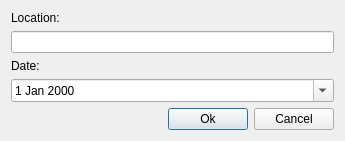
<?xml version="1.0" encoding="UTF-8"?>
<ui version="4.0">
 <class>AddDeliveryDialog</class>
 <widget class="QDialog" name="AddDeliveryDialog">
  <property name="geometry">
   <rect>
    <x>0</x>
    <y>0</y>
    <width>345</width>
    <height>131</height>
   </rect>
  </property>
  <property name="windowTitle">
   <string>Register delivery</string>
  </property>
  <layout class="QGridLayout" name="gridLayout">
   <item row="0" column="0">
    <widget class="QLabel" name="lblLocation">
     <property name="text">
      <string>Location:</string>
     </property>
    </widget>
   </item>
   <item row="1" column="0" colspan="3">
    <widget class="QLineEdit" name="txtLocation"/>
   </item>
   <item row="2" column="0">
    <widget class="QLabel" name="lblDate">
     <property name="text">
      <string>Date:</string>
     </property>
    </widget>
   </item>
   <item row="3" column="0" colspan="3">
    <widget class="QDateEdit" name="dateEdit">
     <property name="calendarPopup">
      <bool>true</bool>
     </property>
    </widget>
   </item>
   <item row="4" column="1">
    <widget class="QPushButton" name="btnOk">
     <property name="text">
      <string>Ok</string>
     </property>
    </widget>
   </item>
   <item row="4" column="2">
    <widget class="QPushButton" name="btnCancel">
     <property name="text">
      <string>Cancel</string>
     </property>
    </widget>
   </item>
   <item row="4" column="0">
    <spacer name="horizontalSpacer">
     <property name="orientation">
      <enum>Qt::Horizontal</enum>
     </property>
     <property name="sizeHint" stdset="0">
      <size>
       <width>40</width>
       <height>20</height>
      </size>
     </property>
    </spacer>
   </item>
  </layout>
 </widget>
 <tabstops>
  <tabstop>txtLocation</tabstop>
  <tabstop>dateEdit</tabstop>
  <tabstop>btnOk</tabstop>
  <tabstop>btnCancel</tabstop>
 </tabstops>
 <resources/>
 <connections>
  <connection>
   <sender>btnOk</sender>
   <signal>clicked()</signal>
   <receiver>AddDeliveryDialog</receiver>
   <slot>accept()</slot>
   <hints>
    <hint type="sourcelabel">
     <x>217</x>
     <y>110</y>
    </hint>
    <hint type="destinationlabel">
     <x>172</x>
     <y>65</y>
    </hint>
   </hints>
  </connection>
  <connection>
   <sender>btnCancel</sender>
   <signal>clicked()</signal>
   <receiver>AddDeliveryDialog</receiver>
   <slot>reject()</slot>
   <hints>
    <hint type="sourcelabel">
     <x>298</x>
     <y>110</y>
    </hint>
    <hint type="destinationlabel">
     <x>172</x>
     <y>65</y>
    </hint>
   </hints>
  </connection>
 </connections>
</ui>
